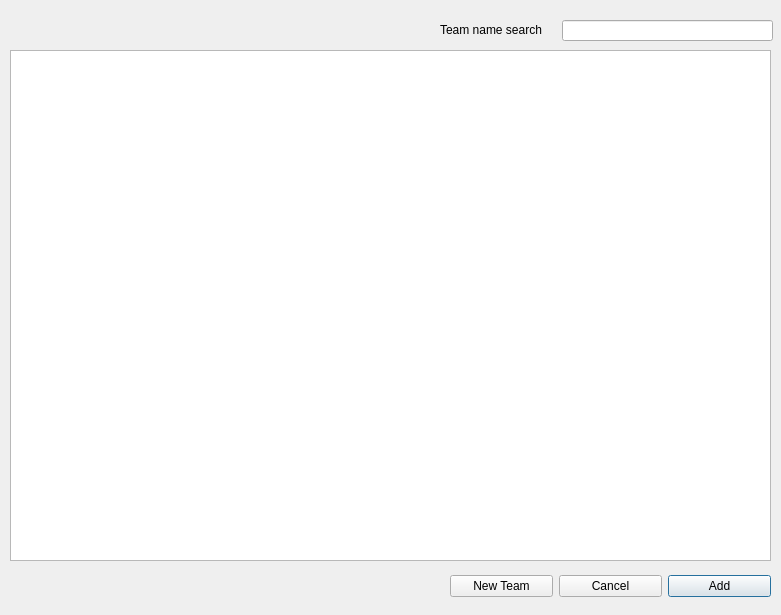
<?xml version="1.0" encoding="UTF-8"?>
<ui version="4.0">
 <class>TeamSearchDiag</class>
 <widget class="QDialog" name="TeamSearchDiag">
  <property name="geometry">
   <rect>
    <x>0</x>
    <y>0</y>
    <width>781</width>
    <height>615</height>
   </rect>
  </property>
  <property name="windowTitle">
   <string>Dialog</string>
  </property>
  <widget class="QWidget" name="layoutWidget">
   <property name="geometry">
    <rect>
     <x>450</x>
     <y>570</y>
     <width>321</width>
     <height>32</height>
    </rect>
   </property>
   <layout class="QHBoxLayout" name="horizontalLayout">
    <item>
     <widget class="QPushButton" name="newTeam">
      <property name="text">
       <string>New Team</string>
      </property>
     </widget>
    </item>
    <item>
     <widget class="QPushButton" name="cancel">
      <property name="text">
       <string>Cancel</string>
      </property>
     </widget>
    </item>
    <item>
     <widget class="QPushButton" name="add">
      <property name="text">
       <string>Add</string>
      </property>
      <property name="default">
       <bool>true</bool>
      </property>
     </widget>
    </item>
   </layout>
  </widget>
  <widget class="QTableView" name="searchTable">
   <property name="geometry">
    <rect>
     <x>10</x>
     <y>50</y>
     <width>761</width>
     <height>511</height>
    </rect>
   </property>
  </widget>
  <widget class="QLineEdit" name="searchText">
   <property name="geometry">
    <rect>
     <x>562</x>
     <y>20</y>
     <width>211</width>
     <height>21</height>
    </rect>
   </property>
  </widget>
  <widget class="QLabel" name="label">
   <property name="geometry">
    <rect>
     <x>440</x>
     <y>20</y>
     <width>131</width>
     <height>20</height>
    </rect>
   </property>
   <property name="text">
    <string>Team name search</string>
   </property>
  </widget>
 </widget>
 <tabstops>
  <tabstop>searchText</tabstop>
  <tabstop>newTeam</tabstop>
  <tabstop>cancel</tabstop>
  <tabstop>add</tabstop>
  <tabstop>searchTable</tabstop>
 </tabstops>
 <resources/>
 <connections/>
</ui>
